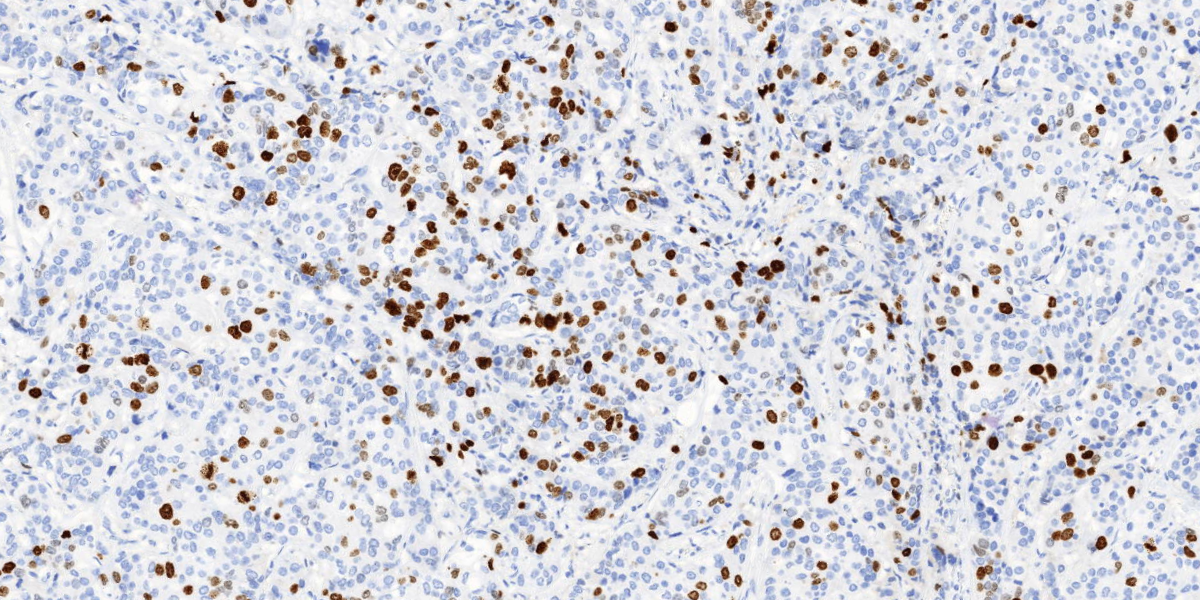
#> input picture img/cells8.tif, 1200 x 600 px, found by its file name
$ python interactive_ui_cv.py
#> lines starting #> are read from the running program, lines starting #| are printed output that depends on the picture; after the words box and inside, x2 and y2 are one past the last pixel; in counts of white or black regions, pixels touching at a corner belong together
import json
from threading import Timer
import zmq
import numpy as np
import cv2 as cv
import subprocess
import sys
import pandas as pd


# import pandas as pd

# from debounce import debounce
# import terminal_text  # only for debugging


def debounce(wait):
    """ Decorator that will postpone a functions
        execution until after wait seconds
        have elapsed since the last time it was invoked. """
    def decorator(fn):
        def debounced(*args, **kwargs):
            def call_it():
                fn(*args, **kwargs)
            try:
                debounced.t.cancel()
            except (AttributeError):
                pass
            debounced.t = Timer(wait, call_it)
            debounced.t.start()
        return debounced
    return decorator


class Cluster():
    """ Class for a class of identified objects
    """

    def __init__(self, clustername: str, color):
        self.name = clustername
        self.color = color
        self.checked = True
        self.contours = []
        self.disabled_contours = []

    def get_all_contours(self):
        return np.concat(self.contours, self.disabled_contours)

    def disable_contour(self, index: int):
        self.disabled_contours.append(self.contours.pop(index))

    def enable_contour(self, index: int):
        self.contours.append(self.disabled_contours.pop(index))

    # [15 lines left out: function __geo_interface__, not called in this run]


class ObjectParams():
    # [6 lines left out: function __init__, not called in this run]

    def __str__(self) -> str:
        return f"cluster: {self.cluster}{' (disabled)' if self.disabled else ''}; index: {self.indx}; area: {self.area}; center: {self.center}"

    # [6 lines left out: function put_params_on_image, not called in this run]


class ImageWindow():
    def __init__(self, img=None):
        self.window = "Interactive UI"
        self.clusters: list[Cluster] = []
        self.og_img: np.ndarray = None
        self.contour_img: np.ndarray = None
        # self.data: pd.DataFrame = None
        self.block_size = 101
        self.c_val = 21
        self.on_trackbar_changed = []
        self.edit = False
        self.preview = True
        self.stats = True
        if img is not None:
            self.set_base_image(img)

        self.subscribe_trackbar_changed_event(self.calculate_clusters)
        self.subscribe_trackbar_changed_event(self.refresh_img)

    def open_window(self):
        """Opens window with segemented image and controls
        """
        cv.namedWindow(self.window, cv.WINDOW_NORMAL)
        cv.resizeWindow(self.window, 1500, 800)
        # Sliders
        cv.createTrackbar('Block size:', self.window,
                          self.block_size, 255, self.set_block_size)
        cv.createTrackbar('C value:', self.window,
                          self.c_val, 255, self.set_c_value)

        # Mouse event callbacks
        cv.setMouseCallback(self.window, self.on_mouse_event)

        # Finding clusters
        self.calculate_clusters()

        # Creating control buttons
        cv.createButton("INFO MODE", self.on_toggle_mode,
                        "INFO", cv.QT_RADIOBOX, not self.edit)
        cv.createButton("EDIT MODE", self.on_toggle_mode, "EDIT",
                        cv.QT_RADIOBOX, self.edit)
        self.create_cluster_checkboxes()
        cv.createButton("EN/DISABLE ALL", self.disable_all, "ALL",
                        cv.QT_PUSH_BUTTON | cv.QT_NEW_BUTTONBAR, 0)
        cv.createButton("DISPLAY STATS", self.on_display_stats, "DISPLAY",
                        cv.QT_PUSH_BUTTON | cv.QT_NEW_BUTTONBAR, 0)
        cv.createButton("SAVE DATA", self.save_data, "print",
                        cv.QT_PUSH_BUTTON)
        self.timed_overlay_msg(
            "Press CRTL + P to open the 'Controls' window\nPRESS ANY KEY TO CLOSE", 10)

        # Show image if possible
        i = 0
        self.show_img(0)

        cv.destroyAllWindows()

    # [4 lines left out: function show_img, not called in this run]

    def calculate_clusters(self) -> np.ndarray:
        """Calculates the adaptive threshold and clusters for the src image with the selected C and Blocksize values

        Returns:
            np.ndarray: array of contours
        """
        if self.og_img is None:
            print("No image to be shown!")
            return []

        # terminal_text.event("Calculating new adaptive threshold")
        checkbox_values = list(map(lambda x: x.checked, self.clusters))
        self.clusters = segmentation(self.og_img, self.block_size, self.c_val)
        for i, val in enumerate(checkbox_values):
            self.clusters[i].checked = val
        self.data = self.set_data()
        return self.clusters

    # [49 lines left out: functions refresh_img, timed_overlay_msg, timed_statusbar_msg, not called in this run]

    def get_claster_by_name(self, cluster_name: str) -> Cluster:
        index = list(map(lambda x: x.name, self.clusters)).index(cluster_name)
        return self.clusters[index]

    # [10 lines left out: function disable_all, not called in this run]

    def set_base_image(self, img: np.ndarray):
        self.og_img = img.copy()
        self.contour_img = img.copy()

    def subscribe_trackbar_changed_event(self, func):
        self.on_trackbar_changed.append(func)

    # [244 lines left out: functions set_block_size, set_c_value, create_cluster_checkboxes, save_data, extract_data, set_data and 8 more, not called in this run]


# NOTE: This is function should be replaced with a more precise classification
def divide_contours_into_clusters(contours: np.ndarray, ) -> "list[Cluster]":
    """Classifies contours (polygons) into clusters given clusters
        Note: currently based on size
    Args:
        contours (_type_): polygons

    Returns:
        list[Cluster]: clusters
    """
    # NOTE: hardcoded clusters!
    clusters: "list[Cluster]" = [Cluster("c1", (244, 133, 66)), Cluster(
        "c2", (83, 168, 52)), Cluster("c3", (5, 188, 251)), Cluster("c4", (53, 67, 234))]

    # List of the areas of countours (matching indices)
    areas = list(map(lambda x: cv.contourArea(x), contours))

    if not len(areas):
        return clusters

    mn = np.floor(np.min(areas))
    mx = np.ceil(np.max(areas))

    range = mx - mn
    quarter = range / 4

    # Calculating area limits for clusters
    c1_limit, c2_limit, c3_limit = mn + \
        quarter, mn + (1.5 * quarter), mn + (2.5 * quarter)

    for i, cont in enumerate(contours):
        if areas[i] < 1.0:
            continue
        if areas[i] < c1_limit:
            clusters[0].contours.append(cont)
        elif areas[i] < c2_limit:
            clusters[1].contours.append(cont)
        elif areas[i] < c3_limit:
            clusters[2].contours.append(cont)
        else:
            clusters[3].contours.append(cont)

    return clusters


# NOTE: This is function should be replace with a more precise segmentation
def segmentation(img: np.ndarray, block_size: int, c_val: int) -> "list[Cluster]":
    """Object segmention on image

    Args:
        img (np.ndarray): _description_
        block_size (_type_): _description_
        c_val (_type_): _description_

    Returns:
        _type_: _description_
    """
    gray_img = cv.cvtColor(img, cv.COLOR_BGR2GRAY)
    th = cv.adaptiveThreshold(
        gray_img, 255, cv.ADAPTIVE_THRESH_GAUSSIAN_C, cv.THRESH_BINARY_INV, block_size, c_val)
    contours = cv.findContours(
        th, cv.RETR_EXTERNAL, cv.CHAIN_APPROX_SIMPLE)[0]
    return divide_contours_into_clusters(contours)


# [60 lines left out: functions put_text, put_textbox_on_img, centroid_for_contour, not called in this run]


if __name__ == "__main__":
    # NOTE: relative hardcoded path, might need to change
    window = ImageWindow(cv.imread("img\cells8.tif"))
#> in __init__, `self.window = "Interactive UI"`: self.window = 'Interactive UI'
#> in set_base_image, self.og_img is the input picture: shape (600, 1200, 3); mean B, G, R 219.2, 210.7, 210.2
    window.open_window()
#> in segmentation, `gray_img = cv.cvtColor(img, cv.COLOR_BGR2GRAY)`:
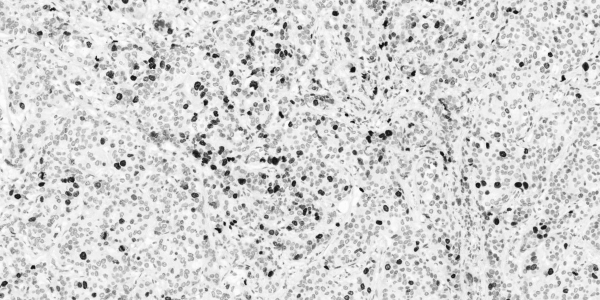
#> gray_img: shape (600, 1200) (shown at 1/2 size); min 7, max 255, mean 211.5
#> in segmentation, `th = cv.adaptiveThreshold( gray_img, 255, cv.ADAPTIVE_THRESH_GAUSSIAN_..`:
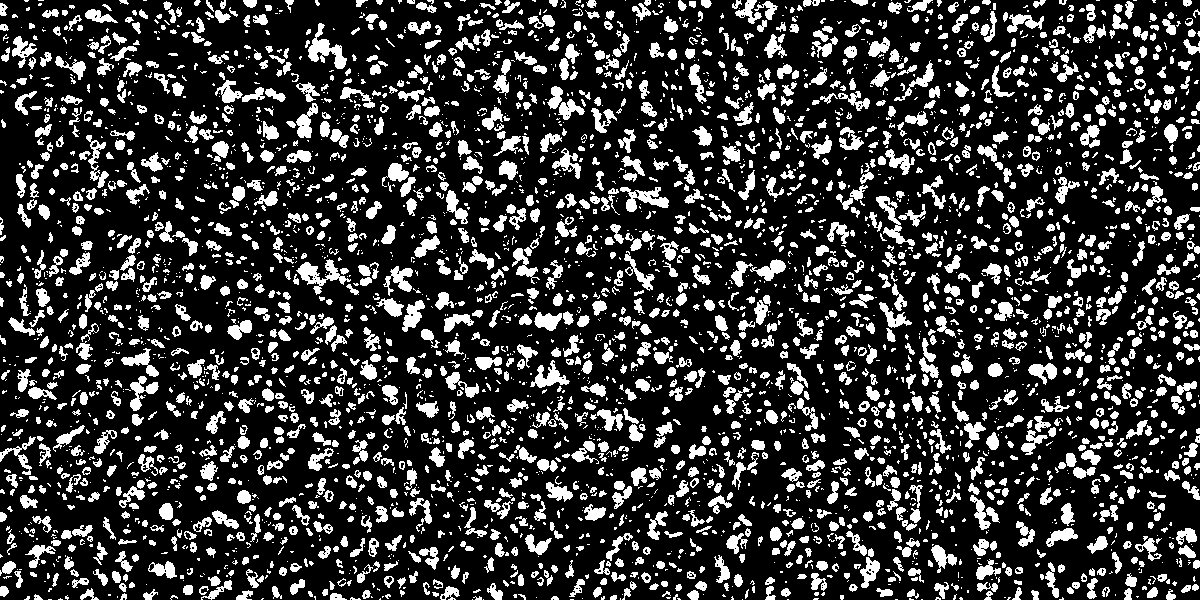
#> th: shape (600, 1200); 21.6% white; 4086 white regions (2063 under 20 px)
#> in segmentation, `contours = cv.findContours( th, cv.RETR_EXTERNAL, cv.CHAIN_APPROX_SIMP..`: contours = 4086 contours, 2519 with area under 20; largest, box (x1, y1, x2, y2) and area: (308, 23, 347, 69) 593, (296, 259, 351, 295) 575, (620, 187, 669, 212) 486, (876, 196, 915, 246) 414, (530, 360, 570, 388) 387
#> in divide_contours_into_clusters, `areas = list(map(lambda x: cv.contourArea(x), contours))`: areas = 4086 values, max 593 at index 3904, min 0 at index 0, mean 28.32
#> in divide_contours_into_clusters, `mn = np.floor(np.min(areas))`: mn = 0
#> in divide_contours_into_clusters, `mx = np.ceil(np.max(areas))`: mx = 593
#> in divide_contours_into_clusters, `quarter = range / 4`: quarter = 148.2
#> in divide_contours_into_clusters, `c1_limit, c2_limit, c3_limit = mn + \ quarter, mn + (1.5 * quarter), m..`: c2_limit = 222.4; c3_limit = 370.6
#> the loop in divide_contours_into_clusters, `for i, cont in enumerate(contours):` made 4086 passes
#> cont on passes 1 to 3: [[921, 599], [922, 599]], [[895, 599], [897, 599]], [[787, 599], [788, 599]]
#> in calculate_clusters, `self.clusters = segmentation(self.og_img, self.block_size, self.c_val)`: self.clusters = 4 items
#> (the run stopped early here; a loop or call above may not have finished)

$ run again, with img/cells1.tif copied over img/cells8.tif
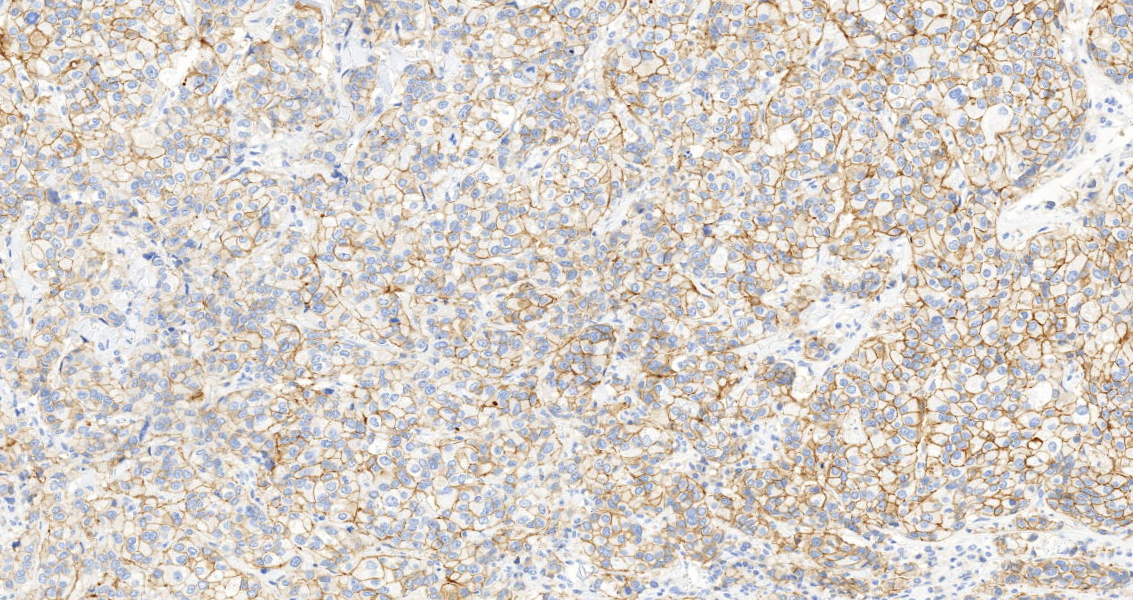
#> input picture img/cells1.tif, 1133 x 600 px, found by its file name
#> self.window = 'Interactive UI'
#> in set_base_image, self.og_img is the input picture: shape (600, 1133, 3); mean B, G, R 202.3, 206.9, 213.4
#> in segmentation, `gray_img = cv.cvtColor(img, cv.COLOR_BGR2GRAY)`:
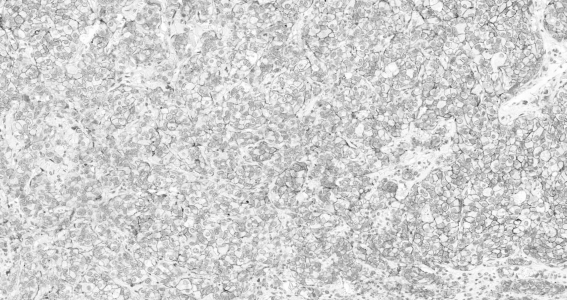
#> gray_img: shape (600, 1133) (shown at 1/2 size); min 18, max 255, mean 208.3
#> in segmentation, `th = cv.adaptiveThreshold( gray_img, 255, cv.ADAPTIVE_THRESH_GAUSSIAN_..`:
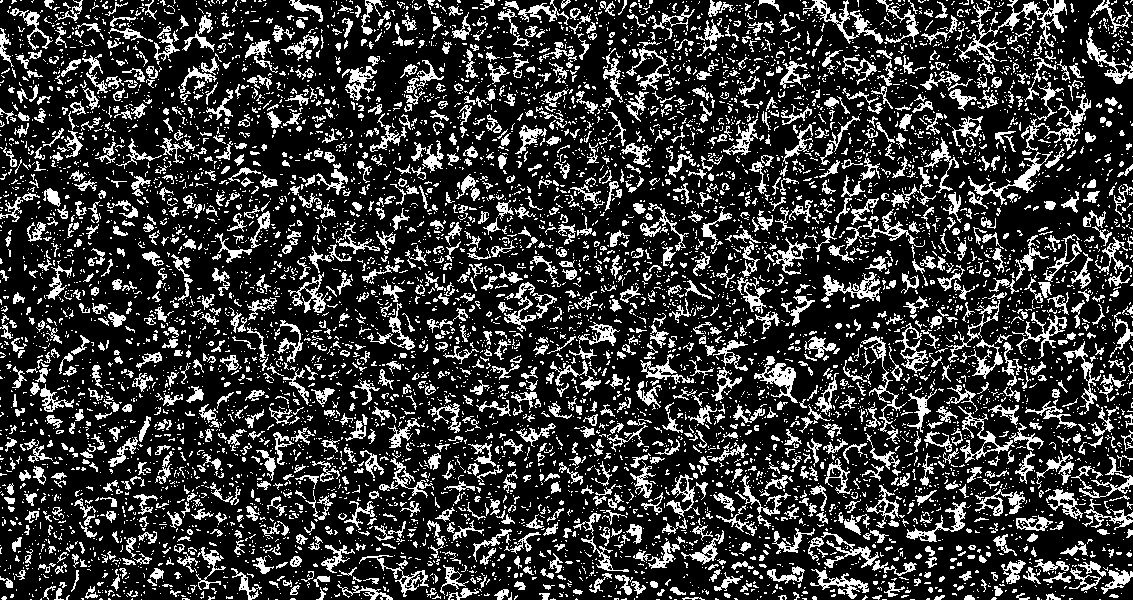
#> th: shape (600, 1133); 22% white in thin lines or dots
#> contours = 7819 contours, 6837 with area under 20; largest, box (x1, y1, x2, y2) and area: (955, 0, 1067, 63) 1030, (754, 356, 798, 403) 624, (895, 323, 929, 373) 618, (821, 272, 881, 302) 586, (803, 0, 883, 44) 564
#> areas = 7819 values, max 1030 at index 7759, min 0 at index 0, mean 11.65
#> mn = 0
#> mx = 1030
#> quarter = 257.5
#> c2_limit = 386.2; c3_limit = 643.8
#> the loop in divide_contours_into_clusters, `for i, cont in enumerate(contours):` made 7819 passes
#> cont on passes 1 to 3: [[1099, 599], [1100, 599]], [[1041, 599]], [[910, 599], [914, 599]]
#> self.clusters = 4 items

$ run again, with img/cells2.tif copied over img/cells8.tif
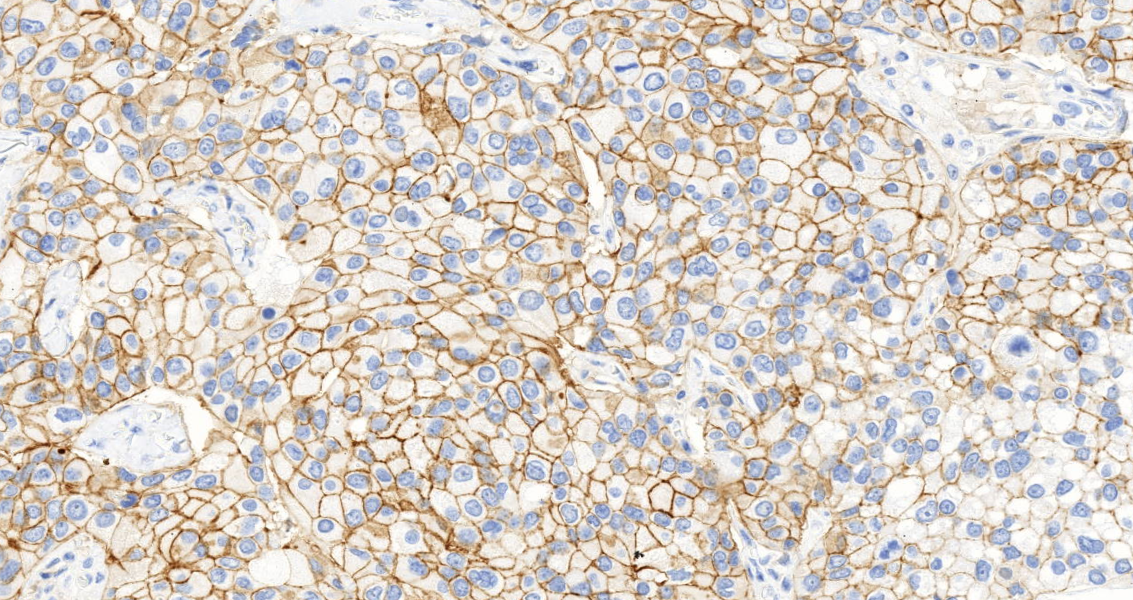
#> input picture img/cells2.tif, 1133 x 600 px, found by its file name
#> self.window = 'Interactive UI'
#> in set_base_image, self.og_img is the input picture: shape (600, 1133, 3); mean B, G, R 200.2, 206.7, 214.6
#> in segmentation, `gray_img = cv.cvtColor(img, cv.COLOR_BGR2GRAY)`:
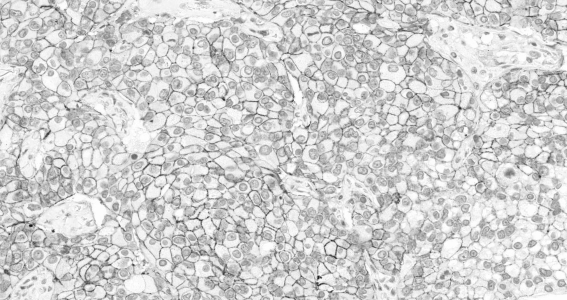
#> gray_img: shape (600, 1133) (shown at 1/2 size); min 16, max 255, mean 208.4
#> in segmentation, `th = cv.adaptiveThreshold( gray_img, 255, cv.ADAPTIVE_THRESH_GAUSSIAN_..`:
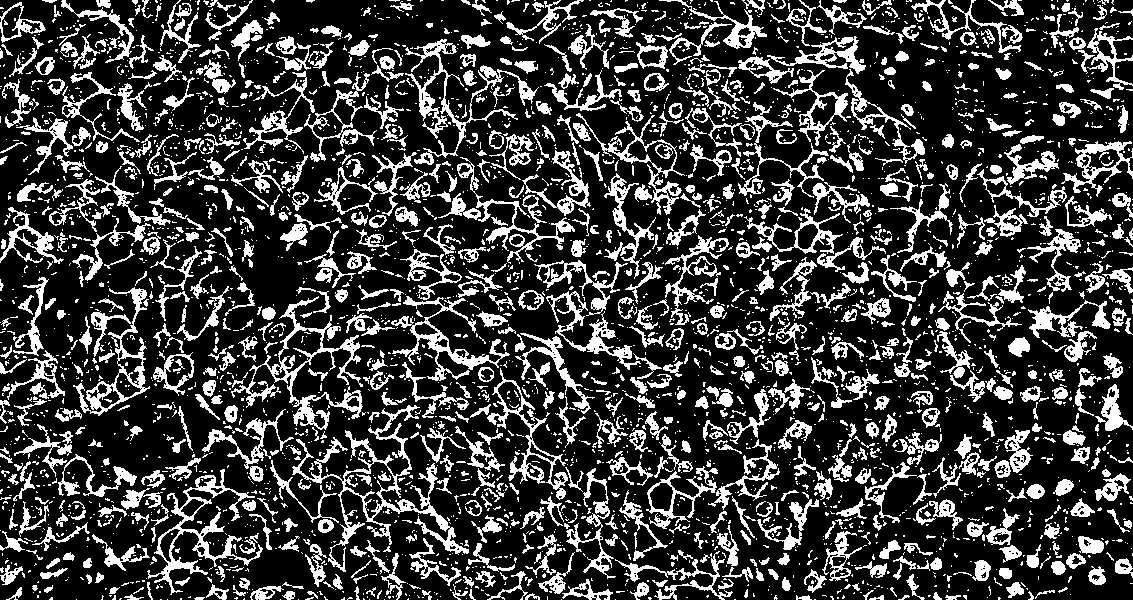
#> th: shape (600, 1133); 23.9% white; 3734 white regions (2781 under 20 px)
#> contours = 3675 contours, 2993 with area under 20; largest, box (x1, y1, x2, y2) and area: (292, 405, 469, 572) 4165, (231, 296, 363, 430) 3446, (147, 469, 263, 595) 2492, (73, 287, 150, 416) 2350, (405, 39, 539, 165) 1982
#> areas = 3675 values, max 4165 at index 1246, min 0 at index 0, mean 35.24
#> mn = 0
#> mx = 4165
#> quarter = 1041.2
#> c2_limit = 1561.9; c3_limit = 2603.1
#> the loop in divide_contours_into_clusters, `for i, cont in enumerate(contours):` made 3675 passes
#> cont on passes 1 to 3: [[814, 599], [815, 599]], [[734, 599], [735, 599]], [[615, 599]]
#> self.clusters = 4 items
